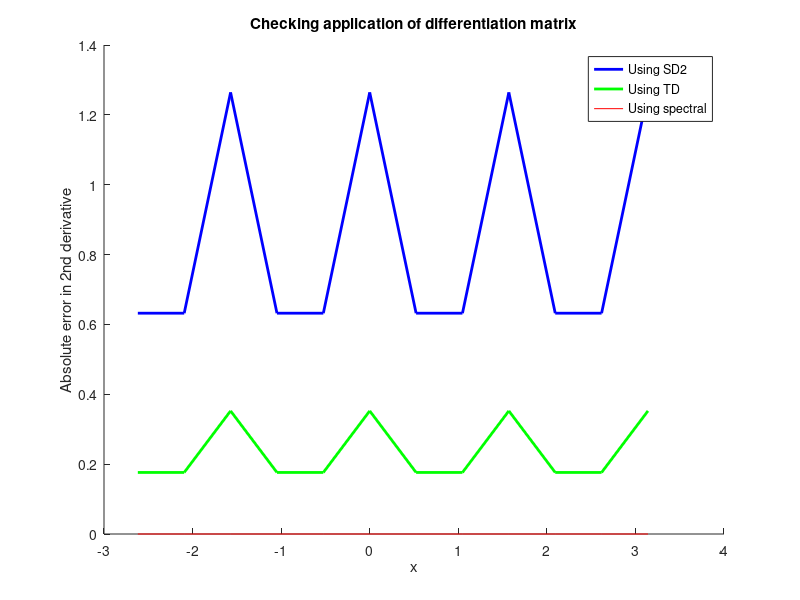
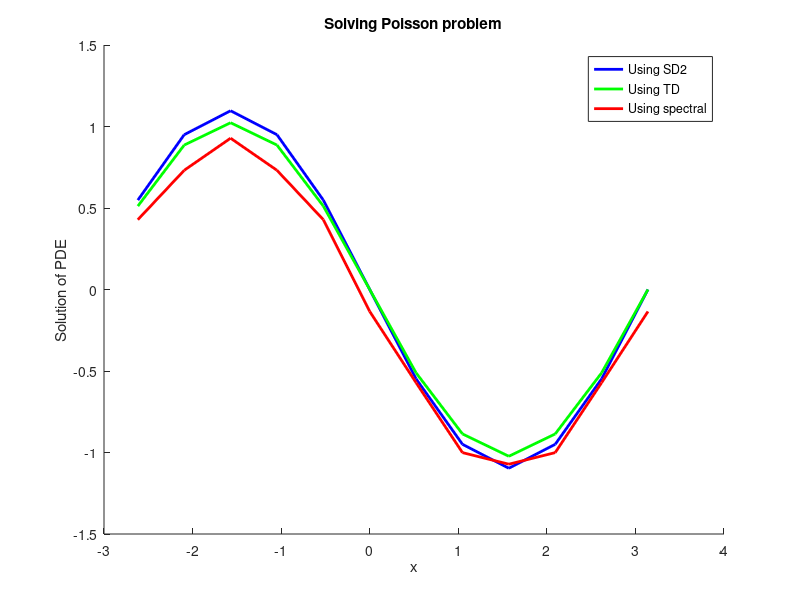

MATLAB code to generate these figures, in order:
% example13: spatial difference
%clear all, clc,clf
%% Problem specification
% x in [-M,M], x_0=-M, x_{N}=M
% Due to periodic boundary conditions we don't need x_0
N=12; 
h=2*pi/(N); xgrid=[-pi+h:h:pi];
M=pi
%test  data for differentiation.

phi=@(x) (-cos(x)); true=@(x)(cos(x));
phi=@(x)(cos(2*x)); true=@(x)(-4*cos(2*x));

figure(1),hold on

%plot(xgrid,phi(xgrid),'ko','LineWidth',2),hold on

%%
% Spatial differencing on periodic grid
% For single derivative: u_x(x_i,t) replaced by (u(x_i+1,t)-u(x_i-1,t) )/2h
h = 2*pi/N; x = -pi + (1:N)'*h; % (A) WHAT IS HAPPENING HERE?
firstcol=[0 -1 zeros(1,N-2)]'; firstrow=[0 1 zeros(1,N-2)];

SD=toeplitz(firstcol,firstrow);
SD(1,N)=-1;SD(N,1)=1; % modifications to make differencing periodic
SD=SD/(2*h);
SD2=SD*SD;% second derivative using repeated first derivatives

err=SD2*phi(x)-true(x);
plot(x,abs(err),'b','LineWidth',2)


 %% for second order derivative
firstcol=[-2 1 zeros(1,N-2)]'; firstrow=[-2 1 zeros(1,N-2)];
TD=toeplitz(firstcol,firstrow);
TD(1,N)=1;TD(N,1)=1; % modifications to make differencing periodic
TD=TD/h/h;
err=TD*phi(x)-true(x);
plot(x,abs(err),'g','LineWidth',2)

    %% Construct spectral differentiation matrix:
    h = 2*pi/N;
    x = -pi + (1:N)'*h;
    column = [0 .5*(-1).^(1:N-1).*cot((1:N-1)*h/2)];
    SpecD = toeplitz(column,column([1 N:-1:2]));
    SpecD=SpecD*SpecD;
    err=SpecD*phi(x)-true(x);
    plot(x,abs(err),'r')
 
    figure(1), xlabel('x'), ylabel('Absolute error in 2nd derivative'), legend('Using SD2', 'Using TD', 'Using spectral')
    title('Checking application of differentiation matrix')
    %% Test on Poisson problem u''= f with periodic BC
    
    f=@(x)sin(x); % true solution is -sin(x) + C
    % f=@exp(-(x.^2)/100);
    figure(2), hold on
   
    usd2=SD2\f(x);  plot(x,usd2,'b','LineWidth',2);% using SD2  
    ut=TD\f(x);  plot(x,ut,'g','LineWidth',2);% using TD
    uspec=SpecD\f(x);  plot(x,uspec,'r','LineWidth',2);% using Spectral
   
    figure(2), xlabel('x'), ylabel('Solution of PDE'), legend('Using SD2', 'Using TD', 'Using spectral')
   title('Solving Poisson problem')